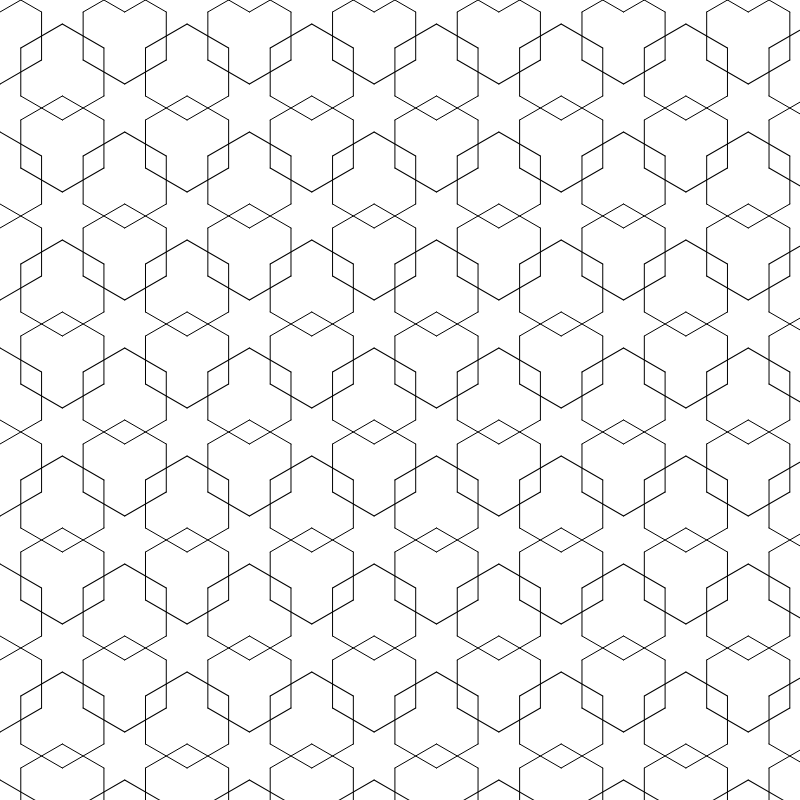
Frame 1 (no input)
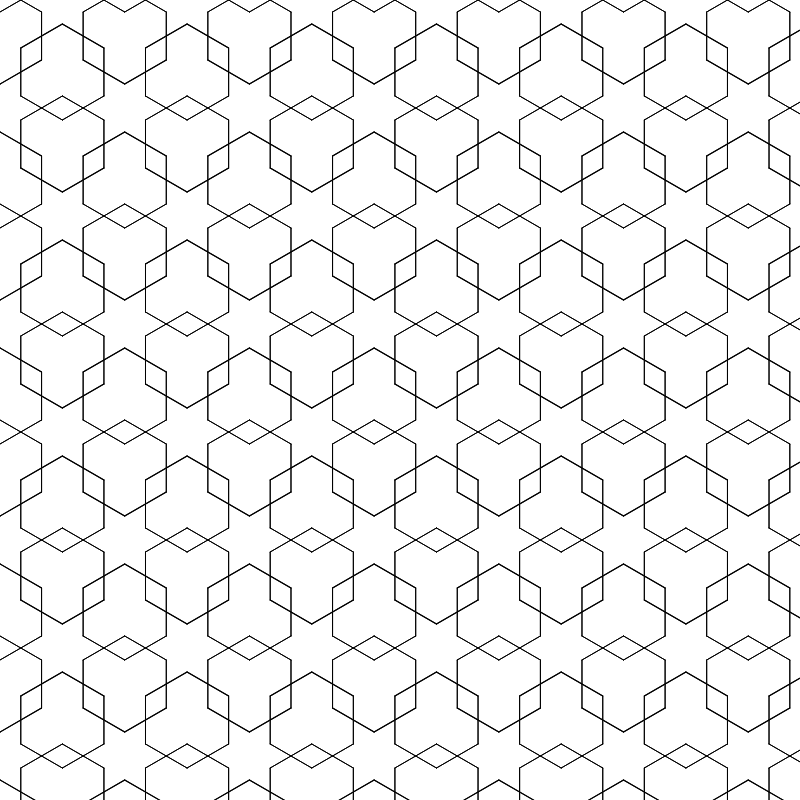
Frame 2 (the mouse pressed at the canvas centre, redrawn once)

The p5.js sketch that drew these frames (run headless with seeded random() and noise() and a simulated clock; the mouse was pressed at the canvas centre and the sketch redrawn once):

// p5.js sketch
// ── sketch.js
/*
Code written by Selcuk ARTUT 2022
Geometric Patterns with Creative Coding 
All rights reserved
*/

// Motif class
class Motif {
    constructor(a) {
        this.a = a;
    }

    display() {
        let x0, y0, x1, y1, x2, y2, x3, y3;
        for (let i = 0; i < 6; i++) {
            push();
                rotate(i * 60);
                translate(cos(30) * this.a * 2, 0);
                //line one
                beginShape();
                x0 = this.a * cos(30);
                y0 = this.a * sin(30);
                vertex(x0, y0);
                x1 = -1 * x0;
                y1 = -1 * y0;
                vertex(x1, y1);
                endShape();
                //line two
                beginShape();
                x2 = x0;
                y2 = y1;
                vertex(x2, y2);
                x3 = x1;
                y3 = y0;
                vertex(x3, y3);
                endShape();
            pop();
        }
    }
}

//scale factor
let a = 24;
let motif = new Motif(a);
let nRow;
let nCol;
let dx, dy;

function setup() {
    createCanvas(800, 800);
    angleMode(DEGREES);
    noFill();
    noLoop();

    dx = 6 * a * cos(30);
    dy = 4.5 * a;
    doff = 0.5 * dx;

    //approximate the nRow and nCol values
    nCol = ceil(width / dx);
    nRow = ceil(height / dy);
}

function draw() {
    for (let c = 0; c < nCol; c++) {
        for (let r = 0; r < nRow; r++) {
            push();
                if (r % 2 == 0) {
                    //columns 0,2,4
                    translate(doff, 0);
                }
                translate(c * dx, r * dy);
                motif.display();
            pop();
        }
    }
}
